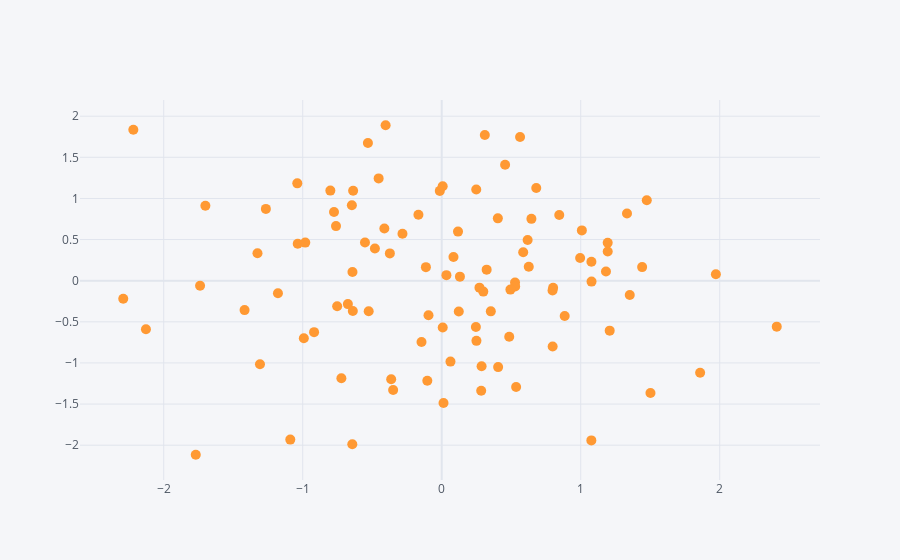

The cell this chart's notebook holds for it:
### Code cell
df.iplot(kind="scatter", x="A", y="B", mode= "markers", size=10)
df.iplot
